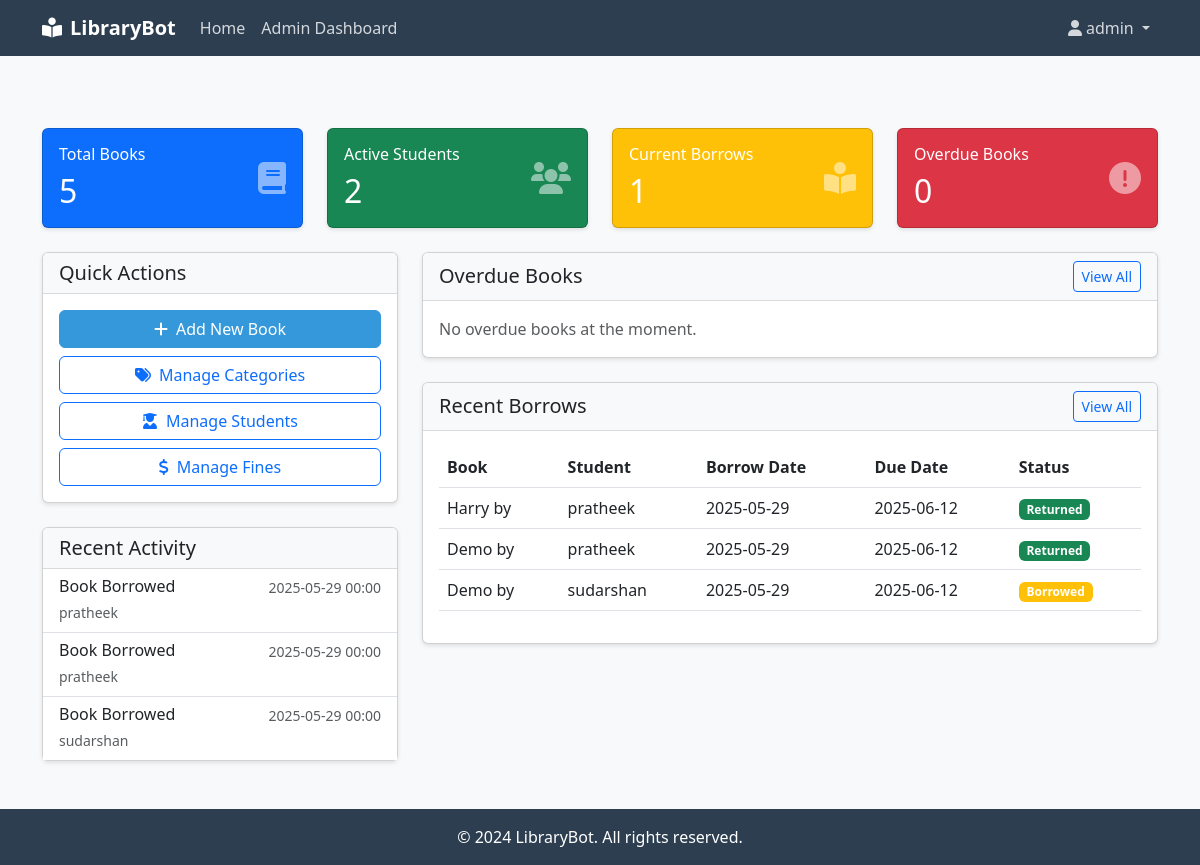
The page /admin/dashboard (signed in) on the database its author committed.
### tables this page shows
CREATE TABLE users (
        id INTEGER PRIMARY KEY AUTOINCREMENT,
        username TEXT UNIQUE NOT NULL,
        password TEXT NOT NULL,
        email TEXT UNIQUE,
        phone TEXT,
        address TEXT,
        profile_pic TEXT,
        role TEXT NOT NULL,
        created_at TIMESTAMP DEFAULT CURRENT_TIMESTAMP
    );

CREATE TABLE borrow_log (
        id INTEGER PRIMARY KEY AUTOINCREMENT,
        user_id INTEGER NOT NULL,
        book_id INTEGER NOT NULL,
        issue_date TEXT NOT NULL,
        due_date TEXT NOT NULL,
        returned BOOLEAN DEFAULT 0,
        return_date TIMESTAMP,
        FOREIGN KEY (user_id) REFERENCES users (id),
        FOREIGN KEY (book_id) REFERENCES books (id)
    );

CREATE TABLE books (
        id INTEGER PRIMARY KEY AUTOINCREMENT,
        title TEXT NOT NULL,
        author TEXT NOT NULL,
        genre TEXT,
        isbn TEXT UNIQUE,
        cover_image TEXT,
        category_id INTEGER,
        available INTEGER DEFAULT 1,
        FOREIGN KEY (category_id) REFERENCES categories (id)
    );

### server.py (the view, shortened to what this page needs)
@app.route('/admin/dashboard')
def admin_dashboard():
    if not session.get('logged_in') or session.get('role') != 'admin':
        flash('Please login as admin to access the admin dashboard.', 'warning')
        return redirect(url_for('admin_login'))
    conn = get_db_connection()
    stats = {
        'total_books': conn.execute('SELECT COUNT(*) FROM books').fetchone()[0] if conn else 0,
        'active_students': conn.execute('SELECT COUNT(*) FROM users WHERE role = "student"').fetchone()[0] if conn else 0,
        'current_borrows': conn.execute('SELECT COUNT(*) FROM borrow_log WHERE returned = 0').fetchone()[0] if conn else 0,
        'overdue_books': conn.execute('SELECT COUNT(*) FROM borrow_log WHERE returned = 0 AND due_date < CURRENT_DATE').fetchone()[0] if conn else 0
    }
    recent_activities_raw = conn.execute('''
        SELECT bl.issue_date as timestamp, 'Book Borrowed' as description, u.username
        FROM borrow_log bl
        JOIN users u ON bl.user_id = u.id
        ORDER BY bl.issue_date DESC
        LIMIT 10
    ''').fetchall()
    recent_activities = []
    for activity_row in recent_activities_raw:
        activity_dict = dict(activity_row)
        if isinstance(activity_dict['timestamp'], str):
            try:
                activity_dict['timestamp'] = datetime.strptime(activity_dict['timestamp'], '%Y-%m-%d') # Convert to datetime object
            except ValueError:
                pass # Keep as string
        activity_dict['user'] = {'username': activity_dict.pop('username')}
        recent_activities.append(activity_dict)
    overdue_books_raw = conn.execute('''
        SELECT bl.*, b.title, b.author, u.username as borrower_username, u.email as borrower_email
        FROM borrow_log bl
        JOIN books b ON bl.book_id = b.id
        JOIN users u ON bl.user_id = u.id
        WHERE bl.returned = 0 AND bl.due_date < CURRENT_DATE
        ORDER BY bl.due_date ASC
        LIMIT 10
    ''').fetchall()
    overdue_books = []
    today = datetime.now().date()
    recent_borrows_raw = conn.execute('''
        SELECT bl.*, b.title, b.author, u.username as student_username, u.email as student_email
        FROM borrow_log bl
        JOIN books b ON bl.book_id = b.id
        JOIN users u ON bl.user_id = u.id
        ORDER BY bl.issue_date DESC
        LIMIT 10
    ''').fetchall()
    recent_borrows = []
    for borrow_row in recent_borrows_raw:
        borrow_dict = dict(borrow_row)
        if isinstance(borrow_dict['issue_date'], str):
             try:
                 borrow_dict['issue_date'] = datetime.strptime(borrow_dict['issue_date'], '%Y-%m-%d').date()
             except ValueError:
                 pass # Keep as string
        if isinstance(borrow_dict['due_date'], str):
            try:
                borrow_dict['due_date'] = datetime.strptime(borrow_dict['due_date'], '%Y-%m-%d').date()
            except ValueError:
                pass # Keep as string
        borrow_dict['is_overdue'] = False
        if not borrow_dict['returned'] and borrow_dict['due_date'] and borrow_dict['due_date'] < datetime.now().date():
            borrow_dict['is_overdue'] = True
        borrow_dict['book'] = {'title': borrow_dict.pop('title')}
        borrow_dict['student'] = {'username': borrow_dict.pop('student_username')}
        if isinstance(borrow_dict['due_date'], datetime):
            borrow_dict['due_date'] = borrow_dict['due_date'].strftime('%Y-%m-%d')
        recent_borrows.append(borrow_dict)
    conn.close() # Close connection after fetching data
    return render_template('admin_dashboard.html',
                           stats=stats,
                           recent_activities=recent_activities,
                           overdue_books=overdue_books,
                           recent_borrows=recent_borrows)

### server.py (called while the page is built)
def get_db_connection():
    conn = sqlite3.connect('books.db')
    conn.row_factory = sqlite3.Row
    return conn

### templates/admin_dashboard.html (shortened to what this page needs)
{% extends "base.html" %}
{% block content %}
<div class="container mt-5">
    <div class="row mb-4">
        <div class="col-md-3">
            <div class="card bg-primary text-white">
                <div class="card-body">
                    <div class="d-flex justify-content-between align-items-center">
                        <div>
                            <h6 class="card-title mb-0">Total Books</h6>
                            <h2 class="mt-2 mb-0">{{ stats.total_books }}</h2>
                        </div>
                        <i class="fas fa-book fa-2x opacity-50"></i>
                    </div>
                </div>
            </div>
        </div>
        <div class="col-md-3">
            <div class="card bg-success text-white">
                <div class="card-body">
                    <div class="d-flex justify-content-between align-items-center">
                        <div>
                            <h6 class="card-title mb-0">Active Students</h6>
                            <h2 class="mt-2 mb-0">{{ stats.active_students }}</h2>
                        </div>
                        <i class="fas fa-users fa-2x opacity-50"></i>
                    </div>
                </div>
            </div>
        </div>
        <div class="col-md-3">
            <div class="card bg-warning text-white">
                <div class="card-body">
                    <div class="d-flex justify-content-between align-items-center">
                        <div>
                            <h6 class="card-title mb-0">Current Borrows</h6>
                            <h2 class="mt-2 mb-0">{{ stats.current_borrows }}</h2>
                        </div>
                        <i class="fas fa-book-reader fa-2x opacity-50"></i>
                    </div>
                </div>
            </div>
        </div>
        <div class="col-md-3">
            <div class="card bg-danger text-white">
                <div class="card-body">
                    <div class="d-flex justify-content-between align-items-center">
                        <div>
                            <h6 class="card-title mb-0">Overdue Books</h6>
                            <h2 class="mt-2 mb-0">{{ stats.overdue_books }}</h2>
                        </div>
                        <i class="fas fa-exclamation-circle fa-2x opacity-50"></i>
                    </div>
                </div>
            </div>
        </div>
    </div>
    <div class="row">
        <div class="col-md-4">
            <div class="card mb-4">
                <div class="card-header">
                    <h5 class="mb-0">Quick Actions</h5>
                </div>
                <div class="card-body">
                    <div class="d-grid gap-2">
                        <a href="{{ url_for('manage_books') }}" class="btn btn-primary">
                            <i class="fas fa-plus me-2"></i>Add New Book
                        </a>
                        <a href="{{ url_for('manage_categories') }}" class="btn btn-outline-primary">
                            <i class="fas fa-tags me-2"></i>Manage Categories
                        </a>
                        <a href="{{ url_for('manage_students') }}" class="btn btn-outline-primary">
                            <i class="fas fa-user-graduate me-2"></i>Manage Students
                        </a>
                        <a href="{{ url_for('manage_fines') }}" class="btn btn-outline-primary">
                            <i class="fas fa-dollar-sign me-2"></i>Manage Fines
                        </a>
                    </div>
                </div>
            </div>
            <div class="card">
                <div class="card-header">
                    <h5 class="mb-0">Recent Activity</h5>
                </div>
                <div class="card-body p-0">
                    <div class="list-group list-group-flush">
                        {% for activity in recent_activities %}
                        <div class="list-group-item">
                            <div class="d-flex w-100 justify-content-between">
                                <h6 class="mb-1">{{ activity.description }}</h6>
                                <small class="text-muted">{{ activity.timestamp.strftime('%Y-%m-%d %H:%M') }}</small>
                            </div>
                            <small class="text-muted">{{ activity.user.username }}</small>
                        </div>
                        {% endfor %}
                    </div>
                </div>
            </div>
        </div>
        <div class="col-md-8">
            <div class="card mb-4">
                <div class="card-header d-flex justify-content-between align-items-center">
                    <h5 class="mb-0">Overdue Books</h5>
                    <a href="{{ url_for('overdue_books') }}" class="btn btn-sm btn-outline-primary">
                        View All
                    </a>
                </div>
                <div class="card-body">
                    {% if overdue_books %}
                    <div class="table-responsive">
                        <table class="table table-hover">
                            <thead>
                                <tr>
                                    <th>Book</th>
                                    <th>Student</th>
                                    <th>Due Date</th>
                                    <th>Est. Fine</th>
                                    <th>Action</th>
                                </tr>
                            </thead>
                            <tbody>
                                {% for book in overdue_books %}
                                <tr>
                                    <td>{{ book.title }} by {{ book.author }}</td>
                                    <td>{{ book.borrower.username }}</td>
                                    <td>{{ book.due_date.strftime('%Y-%m-%d') if book.due_date else '-' }}</td>
                                    <td>${{ "%.2f"|format(book.fine) if book.fine > 0 else '0.00' }}</td>
                                    <td>
                                        <button class="btn btn-sm btn-warning" title="Send Reminder" disabled>
                                             <i class="fas fa-bell"></i>
                                        </button>
                                         <a href="{{ url_for('return_book_route', book_id=book.book_id) }}"
                                            class="btn btn-sm btn-success" title="Mark Returned">
                                            <i class="fas fa-check"></i>
                                        </a>
                                         <button class="btn btn-sm btn-danger" title="Levy Fine" disabled>
                                            <i class="fas fa-file-invoice-dollar"></i>
                                        </button>
                                    </td>
                                </tr>
                                {% endfor %}
                            </tbody>
                        </table>
                    </div>
                    {% else %}
                    <p class="text-muted mb-0">No overdue books at the moment.</p>
                    {% endif %}
                </div>
            </div>
            <div class="card">
                <div class="card-header d-flex justify-content-between align-items-center">
                    <h5 class="mb-0">Recent Borrows</h5>
                    <a href="{{ url_for('admin_borrow_history') }}" class="btn btn-sm btn-outline-primary">
                        View All
                    </a>
                </div>
                <div class="card-body">
                    {% if recent_borrows %}
                    <div class="table-responsive">
                        <table class="table table-hover">
                            <thead>
                                <tr>
                                    <th>Book</th>
                                    <th>Student</th>
                                    <th>Borrow Date</th>
                                    <th>Due Date</th>
                                    <th>Status</th>
                                </tr>
                            </thead>
                            <tbody>
                                {% for borrow in recent_borrows %}
                                <tr>
                                    <td>{{ borrow.book.title }} by {{ borrow.book.author }}</td>
                                    <td>{{ borrow.student.username }}</td>
                                    <td>{{ borrow.issue_date.strftime('%Y-%m-%d') if borrow.issue_date else '-' }}</td>
                                    <td>{{ borrow.due_date.strftime('%Y-%m-%d') if borrow.due_date else '-' }}</td>
                                    <td>
                                        {% if borrow.returned %}
                                        <span class="badge bg-success">Returned</span>
                                        {% elif borrow.is_overdue %}
                                        <span class="badge bg-danger">Overdue</span>
                                        {% else %}
                                        <span class="badge bg-warning">Borrowed</span>
                                        {% endif %}
                                    </td>
                                </tr>
                                {% endfor %}
                            </tbody>
                        </table>
                    </div>
                    {% else %}
                    <p class="text-muted mb-0">No recent borrows found.</p>
                    {% endif %}
                </div>
            </div>
        </div>
    </div>
</div>
{% endblock %}

### templates/base.html (style rules this page uses)
body { min-height: 100vh; display: flex; flex-direction: column; background-color: #f8f9fa; }
.card { box-shadow: 0 2px 4px rgba(0, 0, 0, 0.1); }
.card-header { background-color: #f8f9fa; border-bottom: 1px solid rgba(0, 0, 0, 0.125); }
.btn-primary { background-color: #3498db; border-color: #3498db; }

### rows shown on the page
users: user.username "pratheek" "pratheek"
users: user.username "sudarshan"
borrow_log: book "Harry", student.username "pratheek", issue_date "2025-05-29", due_date "2025-06-12", returned "Returned"
borrow_log: book "Demo", student.username "pratheek", issue_date "2025-05-29", due_date "2025-06-12", returned "Returned"
borrow_log: book "Demo", student.username "sudarshan", issue_date "2025-05-29", due_date "2025-06-12", returned "Borrowed"

### other values the page prints
{{ session.get('username') }} "admin"
{{ stats.total_books }} "5"
{{ stats.active_students }} "2"
{{ stats.current_borrows }} "1"
{{ stats.overdue_books }} "0"
{{ activity.description }} "Book Borrowed" "Book Borrowed" "Book Borrowed"
{{ activity.timestamp.strftime('%Y-%m-%d %H:%M') }} "2025-05-29 00:00" "2025-05-29 00:00" "2025-05-29 00:00"
